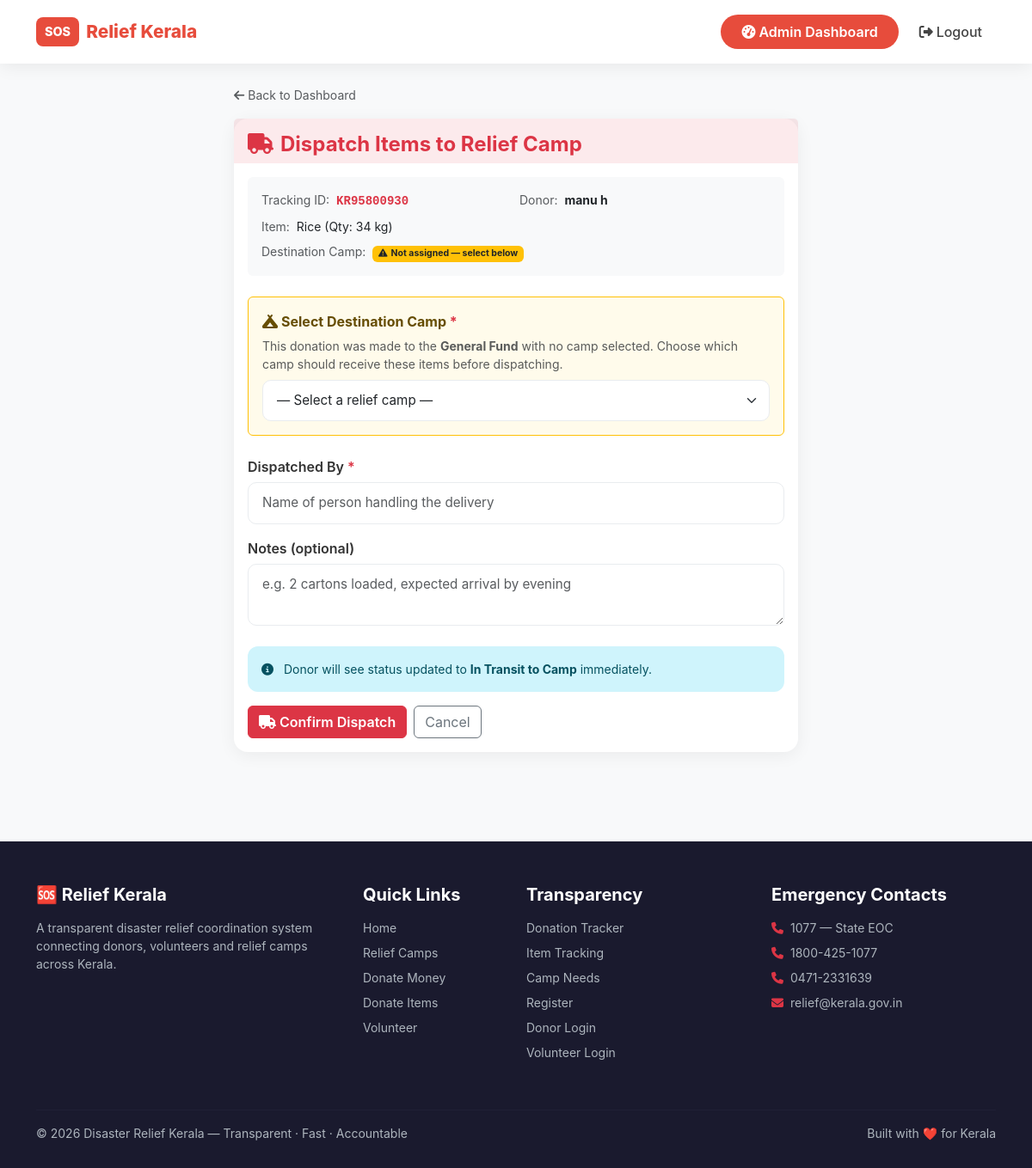
/donate/panchayath-dispatch/8/ (signed in), run on the app's committed database.
### donations/models.py (models this page shows, shortened)
class ItemDonation(models.Model):
    donor = models.ForeignKey(
        settings.AUTH_USER_MODEL,
        on_delete=models.SET_NULL,
        null=True, blank=True
    )
    donor_name    = models.CharField(max_length=100)
    donor_phone   = models.CharField(max_length=15)
    item_name     = models.CharField(max_length=200)
    quantity      = models.PositiveIntegerField(default=1)
    unit          = models.CharField(max_length=50, blank=True)
    camp          = models.ForeignKey(Camp, on_delete=models.SET_NULL, null=True, blank=True)
    created_at    = models.DateTimeField(auto_now_add=True)
    delivery_status    = models.CharField(max_length=20, choices=DELIVERY_STATUS_CHOICES, default='registered')
    panchayath_name    = models.CharField(max_length=150, blank=True)
    panchayath_address = models.TextField(blank=True)
    dispatched_by      = models.CharField(max_length=150, blank=True)
    dispatched_at      = models.DateTimeField(null=True, blank=True)
    received_by        = models.CharField(max_length=150, blank=True)
    received_at        = models.DateTimeField(null=True, blank=True)
    delivery_notes     = models.TextField(blank=True)
    tracking_id        = models.CharField(max_length=20, blank=True)
    panchayath = models.ForeignKey(
        'accounts.CustomUser',
        on_delete=models.SET_NULL,
        null=True, blank=True,
        limit_choices_to={'role': 'panchayath_staff'},
        related_name='assigned_donations',
    )

### donations/views.py (the view, shortened to what this page needs)
# urls.py: path('panchayath-dispatch/<int:donation_id>/', views.panchayath_dispatch, name='panchayath_dispatch'),
@login_required
def panchayath_dispatch(request, donation_id):
    if request.user.role not in ('panchayath_staff', 'admin'):
        messages.error(request, "Access denied.")
        return redirect('home')
    donation = get_object_or_404(ItemDonation, id=donation_id)
    camps = Camp.objects.filter(is_active=True, status='approved').order_by('district', 'name')
    return render(request, 'donations/panchayath_dispatch.html', {
        'donation': donation,
        'camps': camps,
    })

### templates/donations/panchayath_dispatch.html (shortened to what this page needs)
{% extends 'base.html' %}
{% block content %}
<div class="container py-4" style="max-width:680px">
  <a href="{% url 'panchayath_dashboard' %}" class="text-muted text-decoration-none small">
    <i class="fas fa-arrow-left me-1"></i>Back to Dashboard
  </a>
  <div class="card border-0 shadow-sm mt-3">
    <div class="card-header bg-danger bg-opacity-10 border-0 pt-3">
      <h4 class="fw-bold mb-0 text-danger">
        <i class="fas fa-truck me-2"></i>Dispatch Items to Relief Camp
      </h4>
    </div>
    <div class="card-body">
      <div class="bg-light rounded p-3 mb-4 small">
        <div class="row g-2">
          <div class="col-6">
            <span class="text-muted">Tracking ID:</span>
            <strong class="ms-1 font-monospace text-danger">{{ donation.tracking_id }}</strong>
          </div>
          <div class="col-6">
            <span class="text-muted">Donor:</span>
            <strong class="ms-1">{{ donation.donor_name }}</strong>
          </div>
          <div class="col-12">
            <span class="text-muted">Item:</span>
            <span class="ms-1">{{ donation.item_name }} (Qty: {{ donation.quantity }} {{ donation.unit }})</span>
          </div>
          <div class="col-12">
            <span class="text-muted">Destination Camp:</span>
            {% if donation.camp %}
              <strong class="ms-1 text-danger">{{ donation.camp.name }}, {{ donation.camp.district }}</strong>
            {% else %}
              <span class="ms-1 badge bg-warning text-dark">
                <i class="fas fa-exclamation-triangle me-1"></i>Not assigned — select below
              </span>
            {% endif %}
          </div>
        </div>
      </div>
      <form method="post">
        {% if not donation.camp %}
        <div class="mb-4 p-3 border border-warning rounded" style="background:#fffbeb">
          <label class="form-label fw-bold text-warning-emphasis">
            <i class="fas fa-campground me-1"></i>Select Destination Camp
            <span class="text-danger">*</span>
          </label>
          <p class="text-muted small mb-2">
            This donation was made to the <strong>General Fund</strong> with no camp selected.
            Choose which camp should receive these items before dispatching.
          </p>
          <select name="camp_id" class="form-select" required>
            <option value="">— Select a relief camp —</option>
            {% regroup camps by district as camps_by_district %}
          </select>
        </div>
        {% endif %}
        <div class="mb-3">
          <label class="form-label fw-semibold">
            Dispatched By <span class="text-danger">*</span>
          </label>
          <input type="text" name="dispatched_by" class="form-control"
                 placeholder="Name of person handling the delivery" required>
        </div>
        <div class="mb-4">
          <label class="form-label fw-semibold">Notes (optional)</label>
          <textarea name="delivery_notes" class="form-control" rows="2"
                    placeholder="e.g. 2 cartons loaded, expected arrival by evening"></textarea>
        </div>
        <div class="alert alert-info border-0 small">
          <i class="fas fa-info-circle me-2"></i>
          Donor will see status updated to <strong>In Transit to Camp</strong> immediately.
        </div>
        <div class="d-flex gap-2">
          <button type="submit" class="btn btn-danger fw-semibold">
            <i class="fas fa-truck me-1"></i>Confirm Dispatch
          </button>
          <a href="{% url 'panchayath_dashboard' %}" class="btn btn-outline-secondary">Cancel</a>
        </div>
      </form>
    </div>
  </div>
</div>
{% endblock %}

### templates/base.html (style rules this page uses)
* { font-family: -apple-system, BlinkMacSystemFont, 'Segoe UI', Roboto, sans-serif; }
body { background: #f8f9fa; }
.card { border: none !important; border-radius: 16px !important; box-shadow: 0 4px 20px rgba(0,0,0,0.06) !important; transition: transform 0.3s, box-shadow 0.3s; }
.form-control, .form-select { border-radius: 10px; border: 1.5px solid #e9ecef; padding: 12px 16px; font-size: 0.95rem; transition: border-color 0.2s; }
.form-label { font-weight: 600; color: #333; margin-bottom: 6px; }
.alert { border-radius: 12px; border: none; }

### data on the page
ItemDonation: tracking_id "KR95800930", donor_name "manu h", item_name "Rice", quantity "34", unit "kg"
